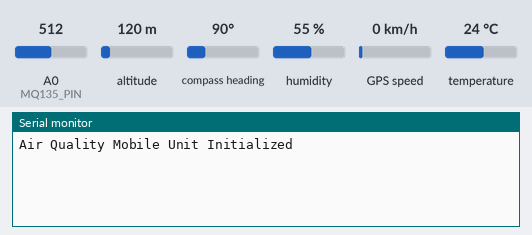
Bench run of a sketch on a simulated Arduino Uno, built with avr-gcc and run on an emulated ATmega328P. Parts: the last lines printed to the serial monitor. The test bench sets the inputs (shaded band); at power-on: humidity 55 %, A0 (MQ135_PIN) = 512, temperature 24 °C, altitude 120 m, compass heading 90°, GPS speed 0 km/h. The GPS gets a fix after 3 s at 37.7749, -122.4194 with 8 satellites.

Above: at 1.2 s.
1.3 s: humidity set to 22 %
At 2.6 s:
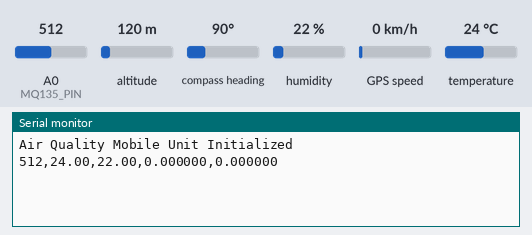
5.5 s: A0 (MQ135_PIN) set to 716
At 6.8 s:
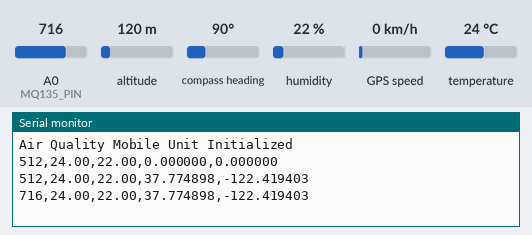
7.0 s: temperature set to 12 °C
At 8.4 s:
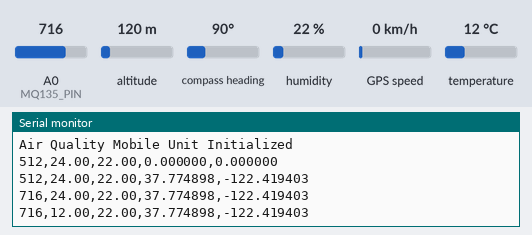
8.5 s: A0 (MQ135_PIN) set to 992
10.0 s: humidity set to 40 %
At 11.4 s:
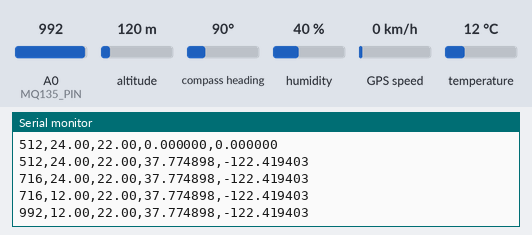
Timing chart, 0 to 12.5 s (numbered marks = the images above; inputs shaded):
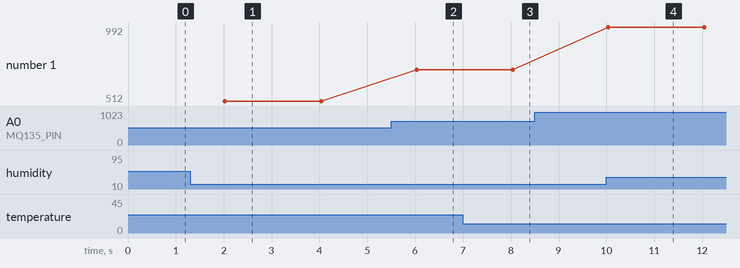

Measured:
- after the input at 1.3 s, the serial monitor: prints a new line after 0.73 s (image 1)
- after the input at 5.5 s, the serial monitor: prints a new line after 0.54 s (image 2)
- after the input at 7.0 s, the serial monitor: prints a new line after 1.0 s (image 3)
- plotted number 1: 512 → 716 after the input at 5.5 s

The sketch:

air_polution.ino
```cpp
#include <DHT.h>
#include <TinyGPS++.h>
#include <SoftwareSerial.h>

// ----------- Pin Definitions -----------
#define MQ135_PIN A0
#define DHTPIN 2
#define DHTTYPE DHT22

#define GPS_RX 4   // Arduino receives from GPS TX
#define GPS_TX 3   // Arduino transmits to GPS RX

// ----------- Objects -----------
DHT dht(DHTPIN, DHTTYPE);
TinyGPSPlus gps;
SoftwareSerial gpsSerial(GPS_TX, GPS_RX);

// ----------- Variables -----------
unsigned long previousMillis = 0;
const long interval = 2000;  // 2 seconds

void setup() {
  Serial.begin(115200);
  gpsSerial.begin(9600);
  dht.begin();

  Serial.println("Air Quality Mobile Unit Initialized");
}

void loop() {

  // Read GPS continuously
  while (gpsSerial.available() > 0) {
    gps.encode(gpsSerial.read());
  }

  unsigned long currentMillis = millis();

  if (currentMillis - previousMillis >= interval) {
    previousMillis = currentMillis;

    // -------- MQ135 Reading --------
    int gasRaw = analogRead(MQ135_PIN);

    // -------- DHT22 Reading --------
    float temperature = dht.readTemperature();
    float humidity = dht.readHumidity();

    if (isnan(temperature) || isnan(humidity)) {
      temperature = -1;
      humidity = -1;
    }

    // -------- GPS Data --------
    float latitude = 0.0;
    float longitude = 0.0;

    if (gps.location.isValid()) {
      latitude = gps.location.lat();
      longitude = gps.location.lng();
    }

    // -------- Send CSV Format --------
    // Format:
    // gasRaw,temperature,humidity,latitude,longitude

    Serial.print(gasRaw);
    Serial.print(",");
    Serial.print(temperature);
    Serial.print(",");
    Serial.print(humidity);
    Serial.print(",");
    Serial.print(latitude, 6);
    Serial.print(",");
    Serial.println(longitude, 6);
  }
}
```
